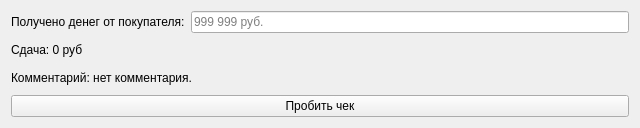
<?xml version="1.0" encoding="UTF-8"?>
<ui version="4.0">
 <class>Form</class>
 <widget class="QWidget" name="Form">
  <property name="geometry">
   <rect>
    <x>0</x>
    <y>0</y>
    <width>640</width>
    <height>128</height>
   </rect>
  </property>
  <property name="windowTitle">
   <string>Form</string>
  </property>
  <layout class="QGridLayout" name="gridLayout">
   <item row="2" column="0">
    <widget class="QLabel" name="label_3">
     <property name="text">
      <string>Комментарий: нет комментария.</string>
     </property>
    </widget>
   </item>
   <item row="3" column="0">
    <widget class="QPushButton" name="pushButton">
     <property name="text">
      <string>Пробить чек</string>
     </property>
    </widget>
   </item>
   <item row="1" column="0">
    <widget class="QLabel" name="label_2">
     <property name="text">
      <string>Сдача: 0 руб</string>
     </property>
    </widget>
   </item>
   <item row="0" column="0">
    <layout class="QFormLayout" name="formLayout">
     <item row="0" column="0">
      <widget class="QLabel" name="label">
       <property name="text">
        <string>Получено денег от покупателя:</string>
       </property>
      </widget>
     </item>
     <item row="0" column="1">
      <widget class="QLineEdit" name="lineEdit">
       <property name="placeholderText">
        <string>999 999 руб.</string>
       </property>
      </widget>
     </item>
    </layout>
   </item>
  </layout>
 </widget>
 <resources/>
 <connections/>
</ui>
